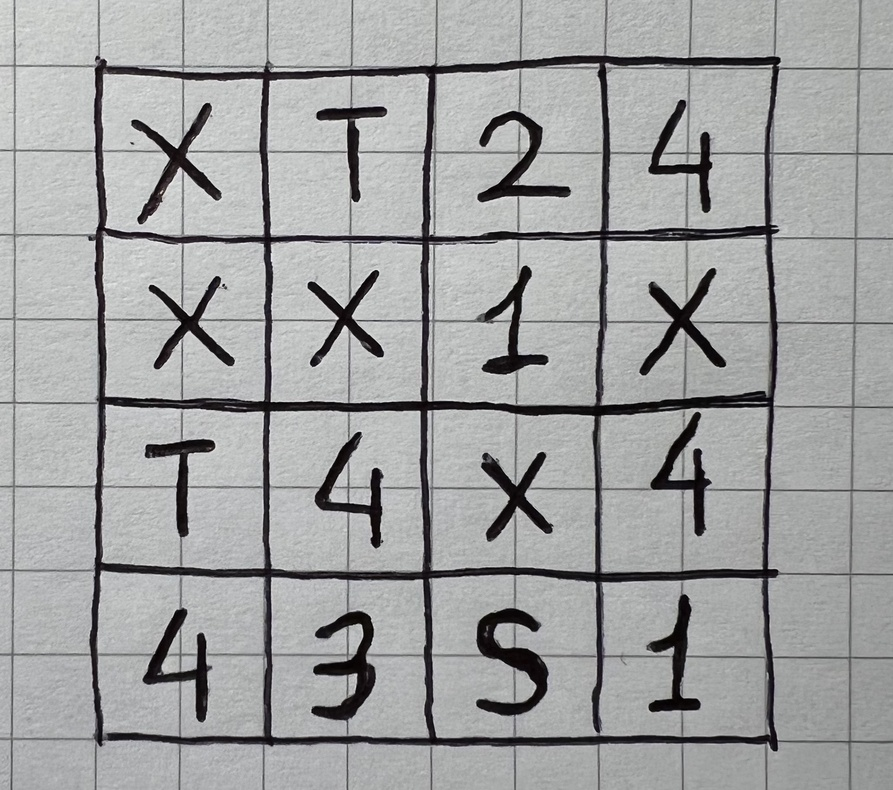
#> input picture img/maze_hand.jpg, 893 x 790 px, shrunk from 2060 x 1822 before the run
$ jupyter execute cv.ipynb
#> lines starting #> are read from the running program, lines starting #| are printed output that depends on the picture; after the words box and inside, x2 and y2 are one past the last pixel; in counts of white or black regions, pixels touching at a corner belong together
[cell 1]
import cv2
import numpy as np
import matplotlib.pyplot as plt
from tensorflow.keras.models import load_model

[cell 2]
def inside(r1, r2):
    x1, y1, w1, h1 = r1
    x2, y2, w2, h2 = r2
    return (x1 > x2) and (y1 > y2) and (x1 + w1 < x2 + w2) and (y1 + h1 < y2 + h2)


def wrap_digit(rect, img_w, img_h):
    x, y, w, h = rect
    x_center = x + w // 2
    y_center = y + h // 2
    if h > w:
        w = h
        x = x_center - (w // 2)
    else:
        h = w
        y = y_center - (h // 2)

    padding = 5
    x -= padding
    y -= padding
    w += 2 * padding
    h += 2 * padding

    if x < 0:
        x = 0
    elif x > img_w:
        x = img_w

    if y < 0:
        y = 0
    elif y > img_h:
        y = img_h

    if x + w > img_w:
        w = img_w - x

    if y + h > img_h:
        h = img_h - y

    return x, y, w, h

[cell 3]
def flatten(l):
    return [item for sublist in l for item in sublist]

def sortBoundingBox(rectangles):
    _,temp,_,_ = rectangles[0]
    tempArr=[]
    outArr=[]
    for r in rectangles:
        x,y,_,_ = r
        if y < temp-5 or y > temp + 5:
            tempArr.sort(key=lambda y: y[0])
            outArr.insert(0,tempArr.copy())
            tempArr.clear()
        tempArr.append(r)
        temp = y

    tempArr.sort(key=lambda y: y[0])
    outArr.insert(0,tempArr.copy())
    tempArr.clear()
    """for r in outArr:
        tempArr.append(r)"""
    return flatten(outArr)

[cell 4]
img_path = "./img/maze_hand.jpg"
img = cv2.imread(img_path, cv2.IMREAD_COLOR)
#> img is the input picture: shape (790, 893, 3); mean B, G, R 161.7, 161.7, 160.7
gray = cv2.cvtColor(img, cv2.COLOR_BGR2GRAY)
cv2.GaussianBlur(gray, (7, 7), 0, gray)
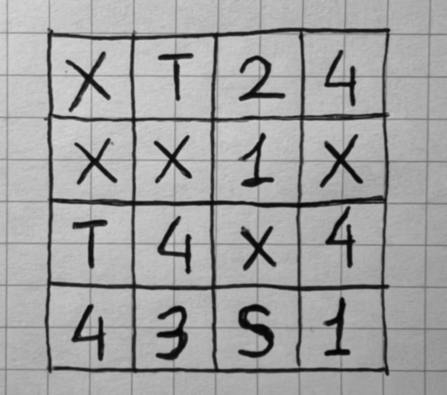
#> gray: shape (790, 893) (shown at 1/2 size); min 4, max 216, mean 161.3
ret, thresh = cv2.threshold(gray, 127, 255, cv2.THRESH_BINARY_INV)
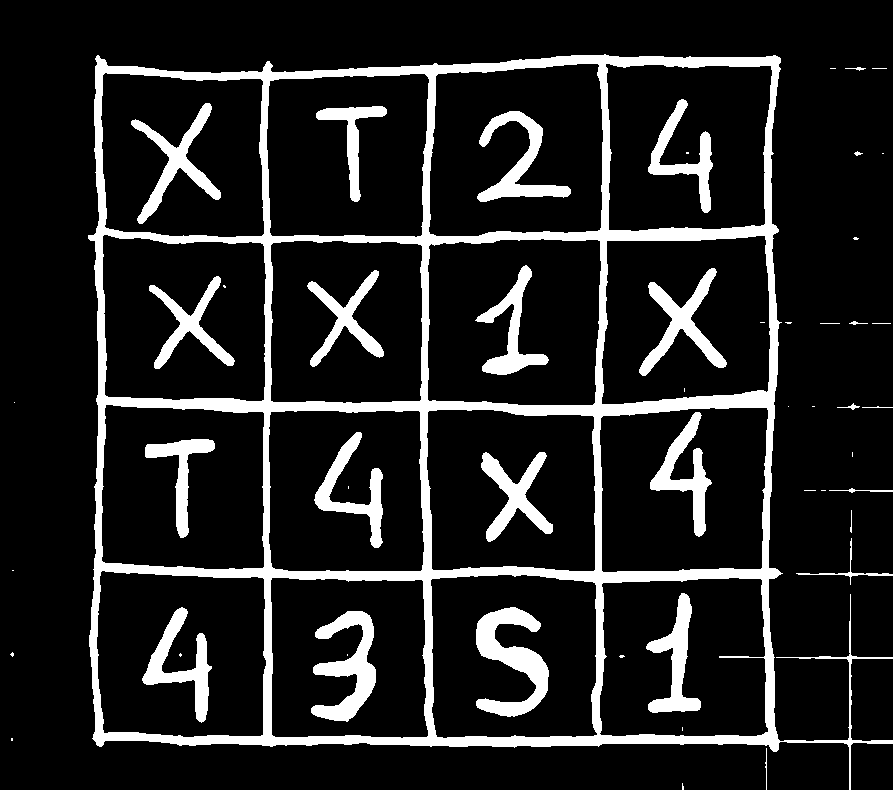
#> thresh: shape (790, 893); 13.8% white; 52 white regions (25 under 20 px), largest, box (x1, y1, x2, y2) and area: (88, 54, 893, 790) 57548, (476, 607, 549, 717) 3676, (311, 611, 376, 722) 3250
erode_kernel = np.ones((2, 2), np.uint8)
thresh = cv2.erode(thresh, erode_kernel, thresh, iterations=6)
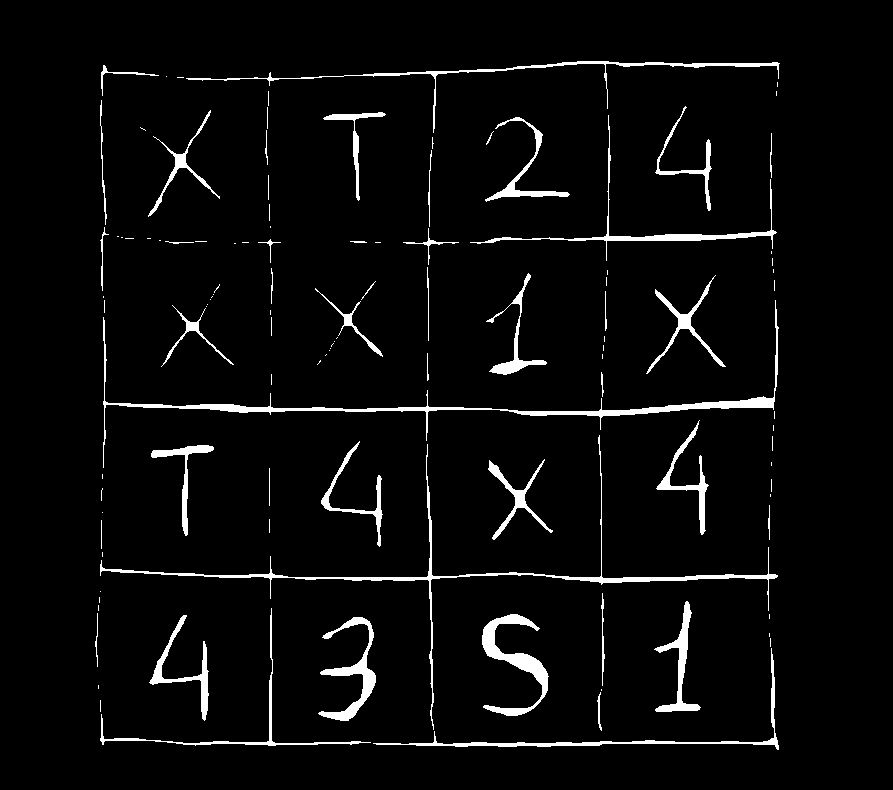
#> thresh: shape (790, 893); 4% white; 112 white regions (65 under 20 px)
contours, hier = cv2.findContours(thresh, cv2.RETR_TREE, cv2.CHAIN_APPROX_SIMPLE)
#> contours = 112 contours, 84 with area under 20; largest, box (x1, y1, x2, y2) and area: (103, 300, 779, 468) 2593, (100, 435, 778, 730) 1835, (482, 614, 549, 716) 1696, (318, 617, 376, 721) 1320, (373, 648, 779, 750) 1010

plt.imshow(img)
plt.show()
plt.imshow(thresh)
plt.show()

[cell 5]
rectangles = []

img_h, img_w = img.shape[:2]
img_area = img_w * img_h
for c in contours:
    a = cv2.contourArea(c)
    if a >= 0.98 * img_area or a <= 0.0001 * img_area:
        continue

    r = cv2.boundingRect(c)
    is_inside = False
    for q in rectangles:
        if inside(r, q):
            is_inside = True
            break
    if not is_inside:
        rectangles.append(r)
#> this loop made 112 passes
#> (c, a) on passes 1, 3, 4, 6, 7, 10, 14, 16: ([[100, 700], [100, 711]], 0), ([[601, 689], [601, 690]], 0), ([[98, 685], [98, 688]], 0), ([[770, 638], [770, 646]], 0), ([[769, 633], [769, 636]], 0), ([[769, 614], [769, 618]], 0), ([[98, 605], [98, 610]], 0), ([[99, 597], [99, 602]], 0)
count = 0
rectangles = sortBoundingBox(rectangles)
#> the loop in sortBoundingBox, `for r in rectangles:` made 23 passes
#> r on passes 1 to 8: (373, 648, 406, 102), (318, 617, 58, 104), (149, 615, 60, 106), (482, 614, 67, 102), (100, 608, 271, 138), (654, 601, 47, 111), (488, 459, 65, 81), (151, 445, 63, 91)
for r in rectangles:
    count += 1
    x, y, w, h = wrap_digit(r, img_w, img_h)
    roi = thresh[y : y + h, x : x + w]

#     predictions = model.predict(roi)
#     classIndex = np.argmax(predictions, axis=-1)

    cv2.rectangle(img, (x, y), (x + w, y + h), (255, 0, 0), 2)
    cv2.putText(
        img, "a", (x, y - 5), cv2.FONT_HERSHEY_SIMPLEX, 1, (255, 0, 0), 2
    )
#> this loop made 23 passes
#> r on passes 1 to 8: (101, 65, 58, 31), (186, 61, 594, 72), (148, 110, 72, 107), (323, 112, 63, 89), (470, 115, 307, 146), (485, 117, 85, 85), (655, 106, 57, 105), (486, 273, 61, 102)
#> pass 1, `roi = thresh[y : y + h, x : x + w]`:
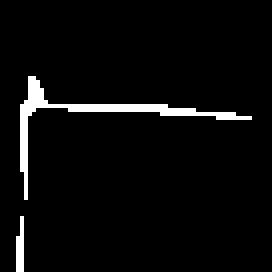
#> roi: shape (68, 68) (shown 4 times larger); 4.1% white in thin lines or dots, all inside (x1, y1, x2, y2) = (4, 19, 63, 68)
#> pass 2, `roi = thresh[y : y + h, x : x + w]`:
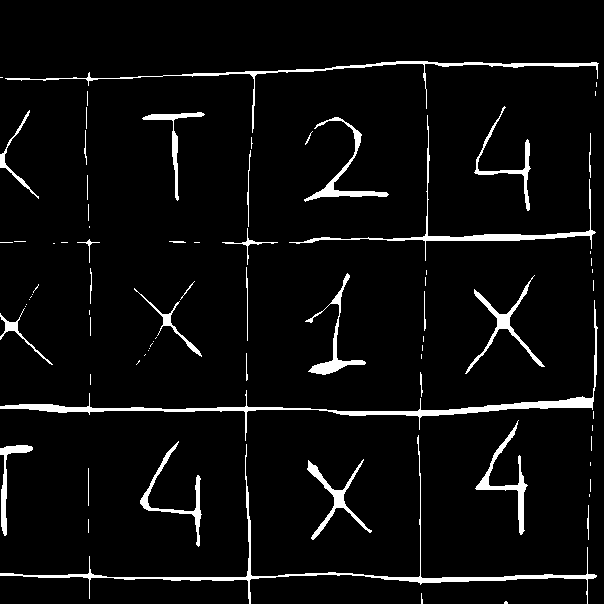
#> roi: shape (604, 604); 4.9% white; 79 white regions (46 under 20 px), largest, box (x1, y1, x2, y2) and area: (0, 300, 598, 441) 3126, (0, 435, 597, 604) 2565, (5, 61, 599, 133) 1665
#> pass 3, `roi = thresh[y : y + h, x : x + w]`:
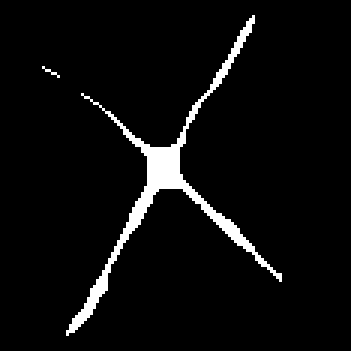
#> roi: shape (117, 117) (shown 3 times larger); 4.7% white; 2 white regions (1 under 20 px), largest, box (x1, y1, x2, y2) and area: (22, 5, 94, 112) 632
#> after the loop:
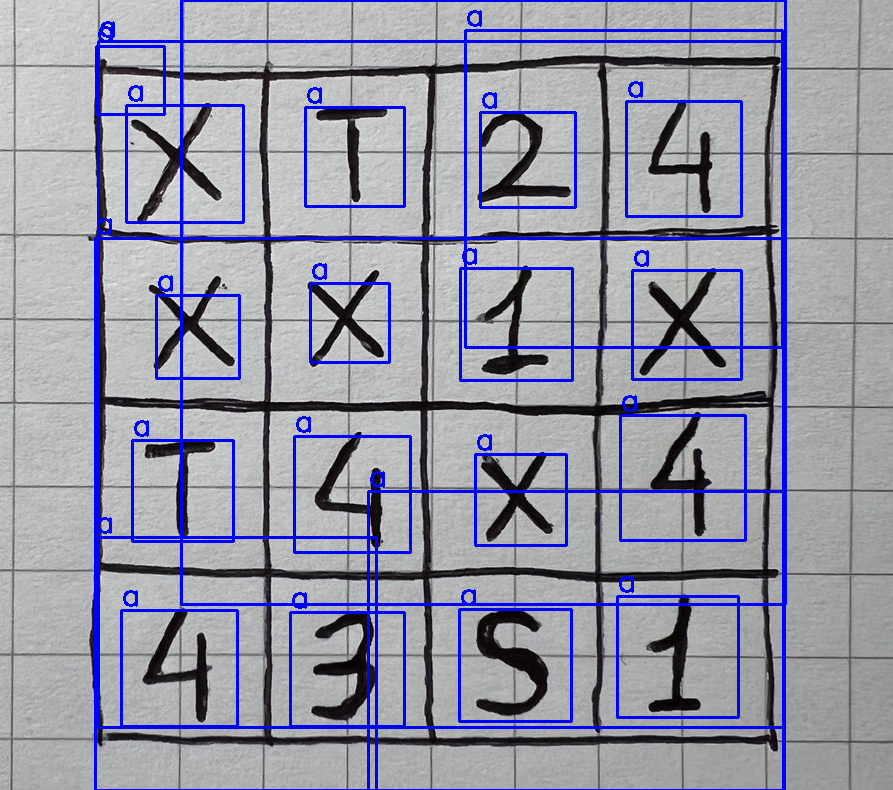
#> img: shape (790, 893, 3); 6.96% of pixels changed, all inside (x1, y1, x2, y2) = (94, 0, 787, 790)

plt.imshow(img)
plt.show()
plt.imshow(thresh)
plt.show()
cv2.imwrite("detected_and_classified_digits_thresh.png", thresh)
cv2.imwrite("detected_and_classified_digits.png", img)
cv2.imshow("thresh", thresh)
cv2.imshow("detected and classified digits", img)
cv2.waitKey()
#> Out = 27

$ run again, with img/hand2.jpg copied over img/maze_hand.jpg
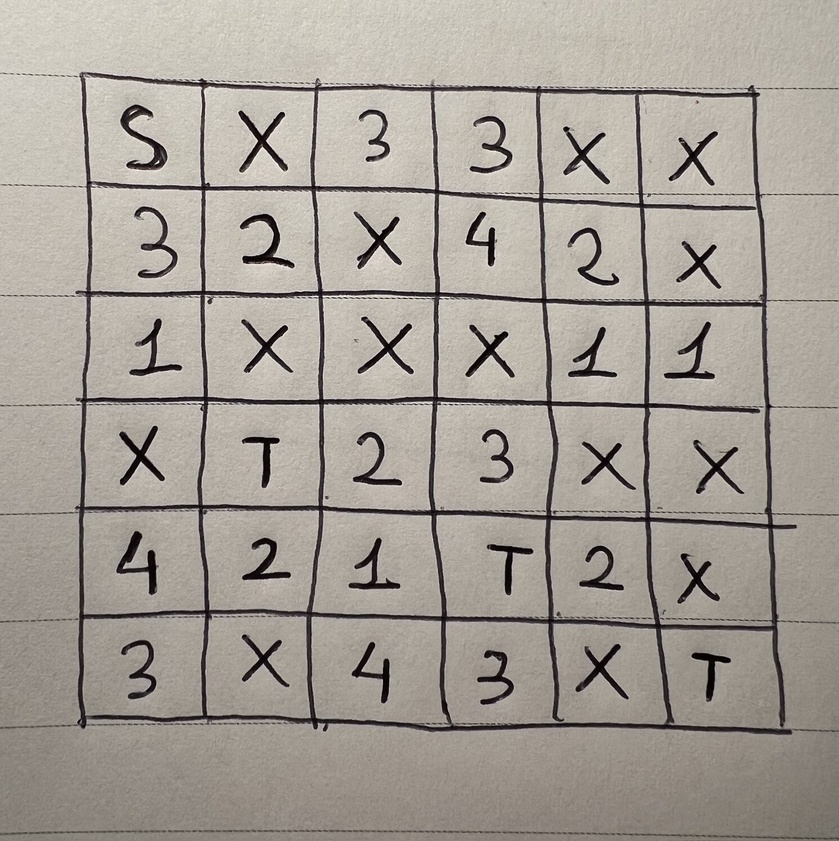
#> input picture img/hand2.jpg, 839 x 841 px, shrunk from 2829 x 2834 before the run
#> img is the input picture: shape (841, 839, 3); mean B, G, R 150, 158.3, 164.9
#> `thresh = cv2.erode(thresh, erode_kernel, thresh, iterations=6)`:
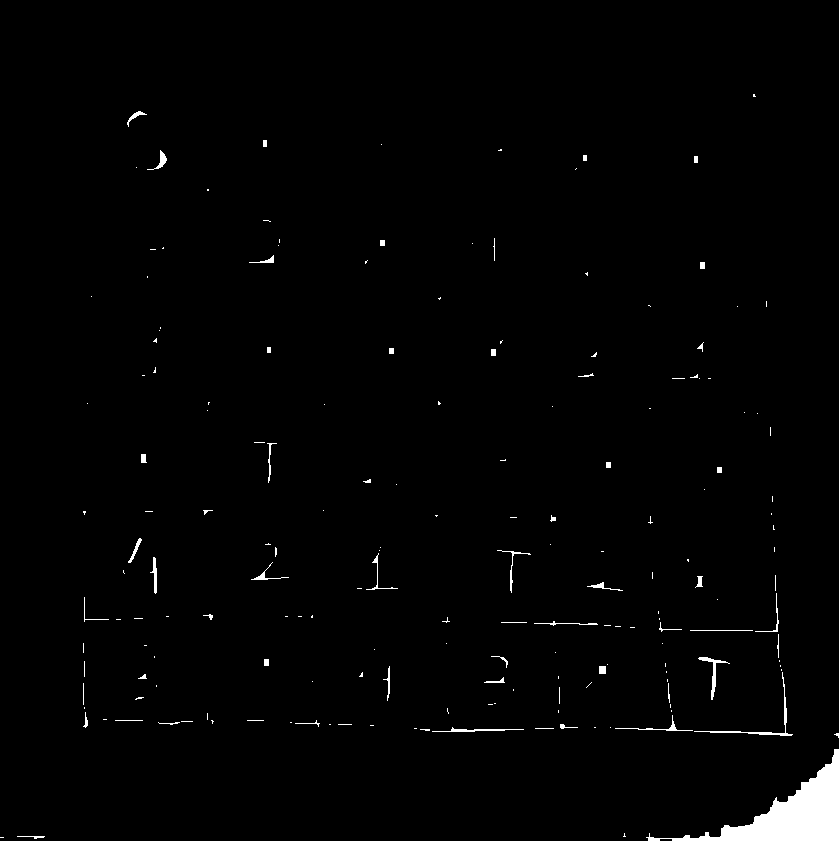
#> thresh: shape (841, 839); 1.3% white; 181 white regions (126 under 20 px)
#> contours = 181 contours, 152 with area under 20; largest, box (x1, y1, x2, y2) and area: (646, 749, 839, 841) 4966, (694, 672, 793, 736) 145, (698, 657, 730, 700) 144, (150, 557, 157, 594) 78, (147, 150, 167, 170) 74
#> the loop `for c in contours:` made 181 passes
#> (c, a) on passes 1, 7, 8: ([[0, 837], [3, 837]], 0), ([[535, 728], [553, 728]], 0), ([[414, 728], [416, 728]], 0)
#> after the loop `for c in contours:`: rectangles = [(646, 749, 193, 92), (432, 727, 92, 5), (694, 672, 99, 64), (698, 657, 32, 43), (150, 557, 7, 37), (147, 150, 20, 20)]
#> in sortBoundingBox, `_,temp,_,_ = rectangles[0]`: temp = 749
#> the loop in sortBoundingBox, `for r in rectangles:` made 6 passes
#> (r, x, y, temp) on passes 1 to 6: ((646, 749, 193, 92), 646, 749, 749), ((432, 727, 92, 5), 432, 727, 727), ((694, 672, 99, 64), 694, 672, 672), ((698, 657, 32, 43), 698, 657, 657), ((150, 557, 7, 37), 150, 557, 557), ((147, 150, 20, 20), 147, 150, 150)
#> after the loop in sortBoundingBox, `for r in rectangles:`: outArr = [[(150, 557, 7, 37)], [(698, 657, 32, 43)], [(694, 672, 99, 64)], [(432, 727, 92, 5)], [(646, 749, 193, 92)]]; tempArr = [(147, 150, 20, 20)]
#> `rectangles = sortBoundingBox(rectangles)`: rectangles = [(147, 150, 20, 20), (150, 557, 7, 37), (698, 657, 32, 43), (694, 672, 99, 64), (432, 727, 92, 5), (646, 749, 193, 92)]
#> the loop `for r in rectangles:` made 6 passes
#> (r, x, y, w, h, x_center in wrap_digit, y_center in wrap_digit) on passes 1 to 6: ((147, 150, 20, 20), 142, 145, 30, 30, 157, 160), ((150, 557, 7, 37), 130, 552, 47, 47, 153, 575), ((698, 657, 32, 43), 688, 652, 53, 53, 714, 678), ((694, 672, 99, 64), 689, 650, 109, 109, 743, 704), ((432, 727, 92, 5), 427, 678, 102, 102, 478, 729), ((646, 749, 193, 92), 641, 694, 198, 147, 742, 795)
#> after the loop `for r in rectangles:`:
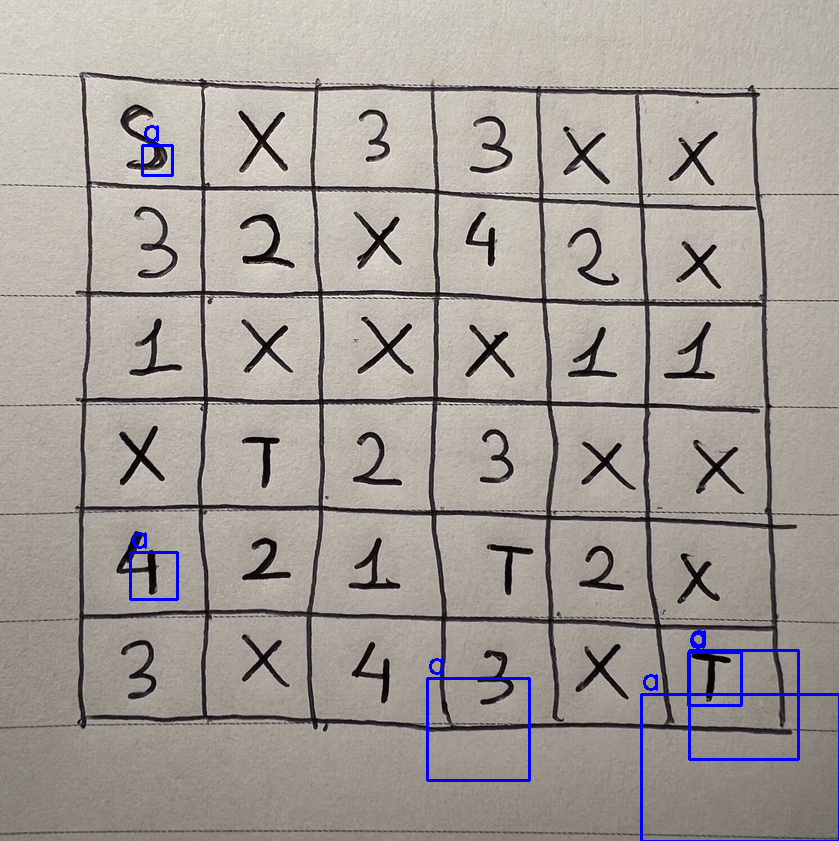
#> img: shape (841, 839, 3); 0.85% of pixels changed, all inside (x1, y1, x2, y2) = (129, 125, 839, 841)
#> after the loop `for r in rectangles:`: count = 6
#> Out = 27
